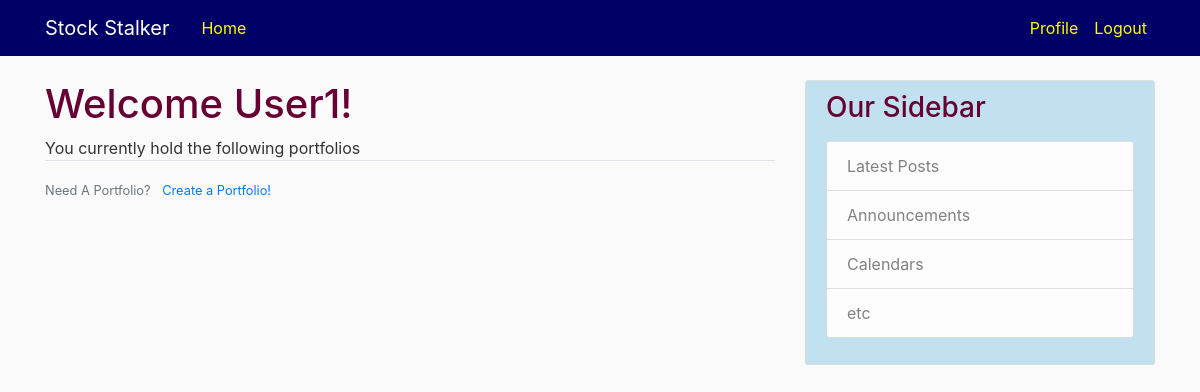
The app's page /profile (signed in), older data.
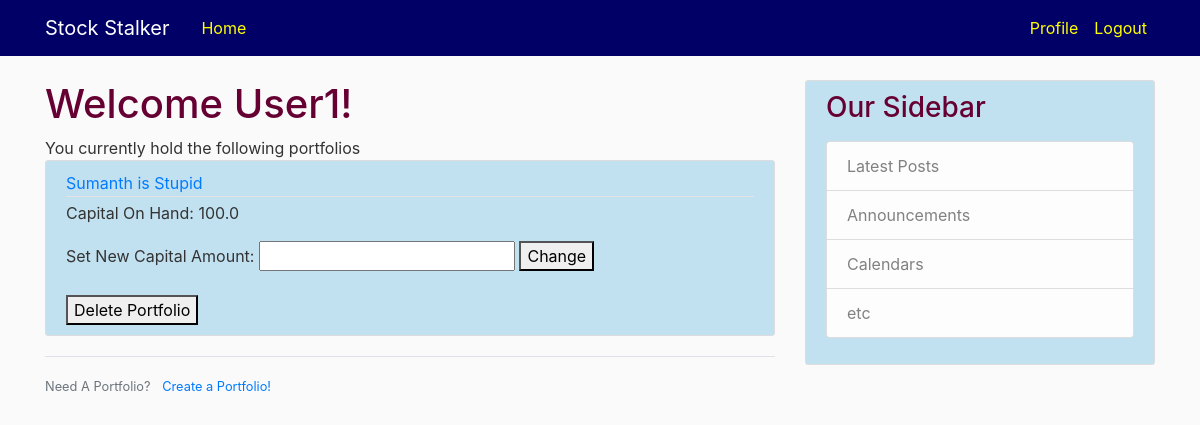
The same page, newer data.
### website/models.py (models this page shows, shortened)
class User(db.Model, UserMixin):
    id = db.Column(db.Integer, primary_key=True)
    username = db.Column(db.String, unique=True, nullable=False)
    image_file = db.Column(db.String(20), nullable=False, default='default.jpg')
    password = db.Column(db.String, nullable=False)
    security_question = db.Column(db.String, nullable = False)
    security_answer = db.Column(db.String, nullable = False)
    portfolios = db.relationship('PortfolioShell', backref='holder', lazy=True)

class PortfolioShell(db.Model):
	id = db.Column(db.Integer, primary_key=True)
	name = db.Column(db.String, unique=True, nullable = False)
	capital = db.Column(db.Float, default = 1.0)
	stocks = db.relationship('StockShell', backref='portfolio', lazy=True)
	user_id = db.Column(db.Integer, db.ForeignKey('user.id'),nullable=False)

### website/routes.py (the view)
@app.route("/profile")
@login_required
def profile():
	portfolios = PortfolioShell.query.filter_by(holder = current_user)
	return render_template('profile.html', title='Profile', portfolios = portfolios)

### website/models.py (called while the page is built)
@login_manager.user_loader
def load_user(user_id):
	return User.query.get(int(user_id))

### website/templates/profile.html (shortened to what this page needs)
{% extends "layout.html" %}
{% block content %}
    <h1> Welcome {{ current_user.username }}!</h1>
    You currently hold the following portfolios
    {% for portfolio in portfolios %}
        <article class="media content-section">
          <div class="media-body">
            <div class="article-metadata">
              <a class="mr-2" href="{{ url_for('portfolio', portfolio_id =portfolio.id) }}">{{ portfolio.name }}</a>
            </div>
            <p class="article-content">Capital On Hand: {{ portfolio.capital }}</p>
            Set New Capital Amount: <input type="number", id="capital({{ portfolio.id }})", data-path="{{ url_for('edit_portfolio', portfolio_id=portfolio.id, command='change_capital')}}", onchange="url_mutation('{{ portfolio.id }}');">
            <a href="{{ url_for('edit_portfolio', portfolio_id=portfolio.id, command='change_capital', capital=portfolio.capital) }}", id= "change({{ portfolio.id }})">
                <button>Change</button>
            </a>
            <br>
            <br>
            <a href="{{ url_for('edit_portfolio', portfolio_id=portfolio.id, command='delete') }}">
                <button>Delete Portfolio</button>
            </a>
          </div>
        </article>
    {% endfor %}
    <div class="border-top pt-3">
        <small class="text-muted">
            Need A Portfolio? <a class="ml-2" href="{{ url_for('create_portfolio') }}"> Create a Portfolio! </a>
        </small>
    </div>
{% endblock content %}

### website/templates/layout.html (shortened to what this page needs)
<!DOCTYPE html>
<html>
<head>
    <link rel="stylesheet" href="https://maxcdn.bootstrapcdn.com/bootstrap/4.0.0/css/bootstrap.min.css">
    <link rel="stylesheet" type="text/css" href="{{ url_for('static', filename='style.css') }}">
</head>
<body>
    <header class="site-header">
      <nav class="navbar navbar-expand-md navbar-dark bg-steel fixed-top">
        <div class="container">
          <a class="navbar-brand mr-4" href="/">Stock Stalker</a>
          <div class="collapse navbar-collapse" id="navbarToggle">
            <div class="navbar-nav mr-auto">
              <a class="nav-item nav-link" href="{{ url_for('home') }}">Home</a>
            </div>
            <div class="navbar-nav">
                {% if current_user.is_authenticated %}
                  <a class="nav-item nav-link" href="{{ url_for('profile') }}">Profile</a>
                  <a class="nav-item nav-link" href="{{ url_for('logout') }}">Logout</a>
                {% else %}
                  <a class="nav-item nav-link" href="{{ url_for('login') }}">Login</a>
                  <a class="nav-item nav-link" href="{{ url_for('register') }}">Register</a>
                {% endif %}
            </div>
          </div>
        </div>
      </nav>
    </header>
    <main role="main" class="container">
      <div class="row">
        <div class="col-md-8">
          {% block content %}{% endblock %}
        </div>
        <div class="col-md-4">
          <div class="content-section">
            <h3>Our Sidebar</h3>
            <p class='text-muted'>
              <ul class="list-group">
                <li class="list-group-item list-group-item-light">Latest Posts</li>
                <li class="list-group-item list-group-item-light">Announcements</li>
                <li class="list-group-item list-group-item-light">Calendars</li>
                <li class="list-group-item list-group-item-light">etc</li>
              </ul>
            </p>
          </div>
        </div>
      </div>
    </main>
</body>
</html>

### website/static/style.css (style rules this page uses)
body { background: #fafafa; color: #333333; margin-top: 5rem; }
h1, h2, h3, h4, h5, h6 { color: #660033; }
.bg-steel { background-color: #000066; }
.site-header .navbar-nav .nav-link { color: #ffff00; }
.content-section { background: #c2e1f0; padding: 10px 20px; border: 1px solid #dddddd; border-radius: 3px; margin-bottom: 20px; }
.article-content { white-space: pre-line; }
.article-metadata { padding-bottom: 1px; margin-bottom: 4px; border-bottom: 1px solid #e3e3e3 }

Row changes from the older to the newer data that the page shows:
added PortfolioShell: name "Sumanth is Stupid", capital "100.0"
